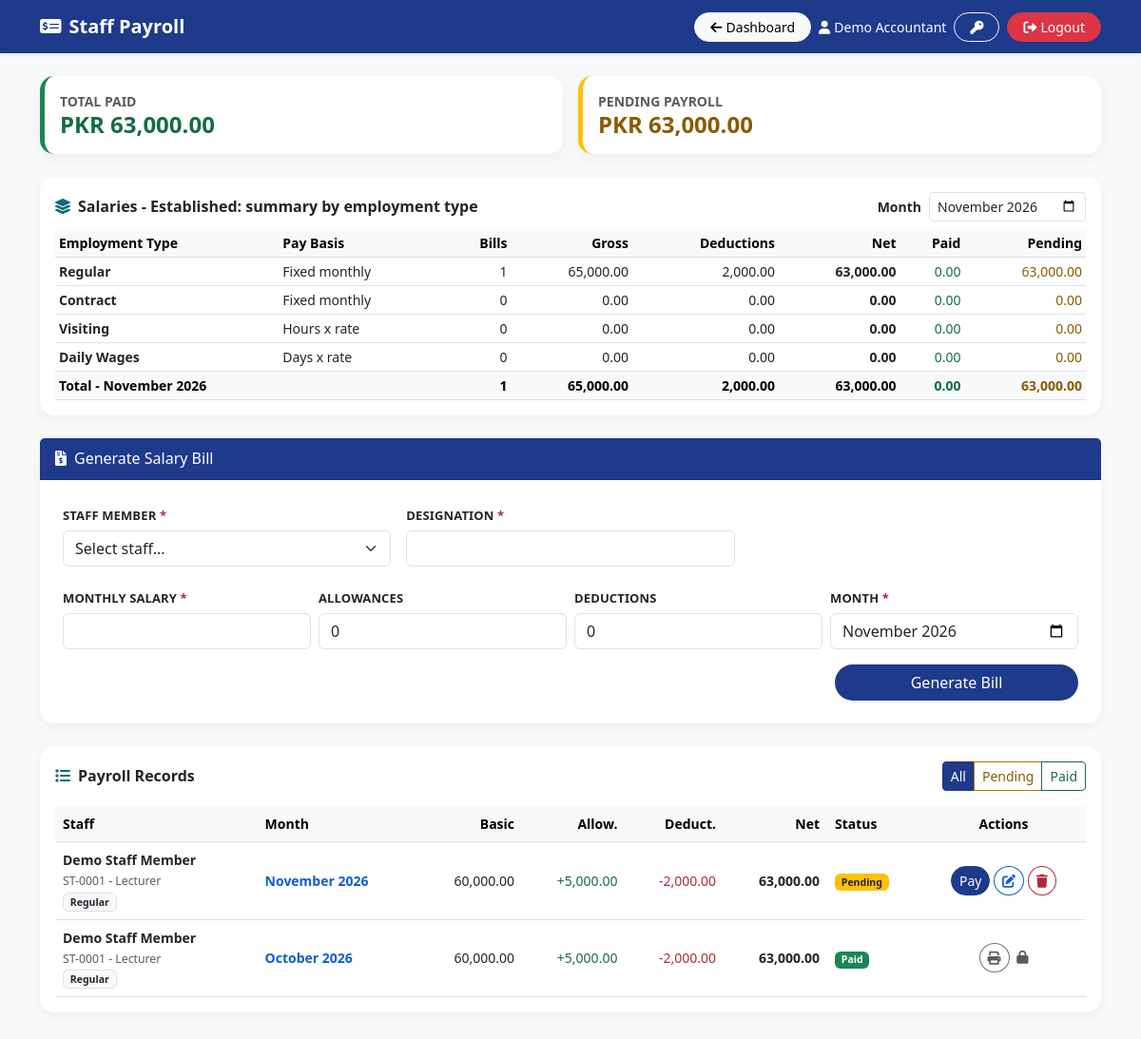
The page /admin/accountant_portal/manage_salaries.php (signed in) on the database its author committed.
### tables this page shows
CREATE TABLE `users` (
  `id` INT NOT NULL AUTO_INCREMENT,
  `full_name` VARCHAR(100) NOT NULL,
  `email` VARCHAR(100) NOT NULL,
  `phone` VARCHAR(20) DEFAULT NULL,
  `employee_id` VARCHAR(50) DEFAULT NULL,
  `password` VARCHAR(255) NOT NULL,
  `role` ENUM('Admin','Accountant','Student','Staff') NOT NULL,
  `status` ENUM('Active','Inactive') NOT NULL DEFAULT 'Active',
  `can_manage_fees` TINYINT(1) NOT NULL DEFAULT 0,
  `can_manage_salaries` TINYINT(1) NOT NULL DEFAULT 0,
  `can_manage_expenses` TINYINT(1) NOT NULL DEFAULT 0,
  `can_manage_accounts` TINYINT(1) NOT NULL DEFAULT 0,
  `must_change_password` TINYINT(1) NOT NULL DEFAULT 0,
  `failed_logins` INT NOT NULL DEFAULT 0,
  `locked_until` DATETIME DEFAULT NULL,
  `lock_reason` VARCHAR(30) DEFAULT NULL,
  `reset_otp` VARCHAR(255) DEFAULT NULL,
  `otp_expiry` DATETIME DEFAULT NULL,
  `otp_attempts` INT NOT NULL DEFAULT 0,
  `accepted_policy_at` DATETIME DEFAULT NULL,
  `created_at` TIMESTAMP NULL DEFAULT CURRENT_TIMESTAMP,
  PRIMARY KEY (`id`),
  UNIQUE KEY `uq_users_email` (`email`),
  KEY `idx_users_role` (`role`)
);

CREATE TABLE `staff_salaries` (
  `id` INT NOT NULL AUTO_INCREMENT,
  `staff_id` INT NOT NULL,
  `month_year` CHAR(7) NOT NULL,
  `designation` VARCHAR(100) NOT NULL,
  `employment_type` ENUM('Regular','Contract','Visiting','Daily Wages') NOT NULL DEFAULT 'Regular',
  `pay_basis` ENUM('Monthly','Hourly','Daily')
      GENERATED ALWAYS AS (CASE `employment_type` WHEN 'Visiting' THEN 'Hourly' WHEN 'Daily Wages' THEN 'Daily' ELSE 'Monthly' END) STORED,
  `units` DECIMAL(7,2) DEFAULT NULL,
  `rate` DECIMAL(10,2) DEFAULT NULL,
  `base_salary` DECIMAL(10,2) NOT NULL DEFAULT 0.00,
  `allowances` DECIMAL(10,2) NOT NULL DEFAULT 0.00,
  `deductions` DECIMAL(10,2) NOT NULL DEFAULT 0.00,
  `net_salary` DECIMAL(10,2) GENERATED ALWAYS AS (`base_salary` + `allowances` - `deductions`) STORED,
  `status` ENUM('Paid','Pending') NOT NULL DEFAULT 'Pending',
  `paid_date` DATE DEFAULT NULL,
  `created_by` INT DEFAULT NULL,
  `created_at` TIMESTAMP NULL DEFAULT CURRENT_TIMESTAMP,
  PRIMARY KEY (`id`),
  UNIQUE KEY `uq_salary_staff_month` (`staff_id`, `month_year`),
  KEY `idx_salary_type_month` (`employment_type`, `month_year`),
  KEY `fk_salary_created_by` (`created_by`),
  CONSTRAINT `fk_salary_staff` FOREIGN KEY (`staff_id`) REFERENCES `staff` (`id`) ON DELETE RESTRICT,
  CONSTRAINT `fk_salary_created_by` FOREIGN KEY (`created_by`) REFERENCES `users` (`id`) ON DELETE SET NULL,
  CONSTRAINT `chk_salary_amounts` CHECK (`base_salary` >= 0 AND `allowances` >= 0 AND `deductions` >= 0 AND `deductions` <= `base_salary` + `allowances`),
  CONSTRAINT `chk_salary_units` CHECK (
    (`employment_type` IN ('Regular','Contract') AND `units` IS NULL AND `rate` IS NULL)
    OR (`employment_type` IN ('Visiting','Daily Wages') AND `units` IS NOT NULL AND `rate` IS NOT NULL
        AND `units` > 0 AND `rate` > 0 AND `base_salary` = ROUND(`units` * `rate`, 2)))
);

CREATE TABLE `staff` (
  `id` INT NOT NULL AUTO_INCREMENT,
  `user_id` INT NOT NULL,
  `staff_id_number` VARCHAR(50) NOT NULL,
  `designation` VARCHAR(100) NOT NULL,
  `employment_type` ENUM('Regular','Contract','Visiting','Daily Wages') NOT NULL DEFAULT 'Regular',
  `pay_basis` ENUM('Monthly','Hourly','Daily')
      GENERATED ALWAYS AS (CASE `employment_type` WHEN 'Visiting' THEN 'Hourly' WHEN 'Daily Wages' THEN 'Daily' ELSE 'Monthly' END) STORED,
  `base_salary` DECIMAL(10,2) NOT NULL DEFAULT 0.00,
  `pay_rate` DECIMAL(10,2) NOT NULL DEFAULT 0.00,
  `created_at` TIMESTAMP NULL DEFAULT CURRENT_TIMESTAMP,
  PRIMARY KEY (`id`),
  UNIQUE KEY `uq_staff_user` (`user_id`),
  UNIQUE KEY `uq_staff_number` (`staff_id_number`),
  CONSTRAINT `fk_staff_user` FOREIGN KEY (`user_id`) REFERENCES `users` (`id`) ON DELETE CASCADE,
  CONSTRAINT `chk_staff_salary` CHECK (`base_salary` >= 0),
  CONSTRAINT `chk_staff_pay_rate` CHECK (`pay_rate` >= 0)
);

### admin/accountant_portal/manage_salaries.php (the view, shortened to what the rows shown need)
<?php
$user = require_permission('salaries');
$status_filter = in_array($_GET['status'] ?? '', ['Paid', 'Pending'], true) ? $_GET['status'] : '';
$sql = "SELECT ss.*, st.staff_id_number, u.full_name, v.id AS voucher_id, v.voucher_no
        FROM staff_salaries ss JOIN staff st ON st.id = ss.staff_id JOIN users u ON u.id = st.user_id
        LEFT JOIN vouchers v ON v.source_type = 'salary' AND v.source_id = ss.id AND v.status = 'Posted'";
$salaries = $status_filter ? db_select("$sql WHERE ss.status = ? ORDER BY ss.month_year DESC, ss.id DESC", [$status_filter]) : db_select("$sql ORDER BY ss.month_year DESC, ss.id DESC");
$months = array_column(db_select("SELECT DISTINCT month_year FROM staff_salaries ORDER BY month_year DESC")->fetch_all(MYSQLI_ASSOC), 'month_year');
$sum_month = valid_month($_GET['month'] ?? '') ? $_GET['month'] : ($months[0] ?? date('Y-m'));
$by_type = [];
foreach (array_keys(EMPLOYMENT_TYPES) as $t) {
    $by_type[$t] = ['bills' => 0, 'gross' => 0.0, 'deductions' => 0.0, 'net' => 0.0, 'paid' => 0.0, 'pending' => 0.0];
}
$r = db_select("SELECT employment_type, COUNT(*) bills, SUM(base_salary + allowances) gross, SUM(deductions) deductions, SUM(net_salary) net,
                       SUM(CASE WHEN status = 'Paid' THEN net_salary ELSE 0 END) paid, SUM(CASE WHEN status = 'Pending' THEN net_salary ELSE 0 END) pending
                FROM staff_salaries WHERE month_year = ? GROUP BY employment_type", [$sum_month]);
while ($x = $r->fetch_assoc()) {
    $by_type[$x['employment_type']] = ['bills' => (int)$x['bills'], 'gross' => (float)$x['gross'], 'deductions' => (float)$x['deductions'],
                                       'net' => (float)$x['net'], 'paid' => (float)$x['paid'], 'pending' => (float)$x['pending']];
}
$type_total = ['bills' => 0, 'gross' => 0.0, 'deductions' => 0.0, 'net' => 0.0, 'paid' => 0.0, 'pending' => 0.0];
foreach ($by_type as $row) {
    foreach ($type_total as $k => $v) $type_total[$k] += $row[$k];
}
include __DIR__ . '/../../includes/header.php';
include __DIR__ . '/../../includes/topnav.php';
?>
<div class="container pb-5">
    <div class="card table-card p-3 mb-4">
        <div class="table-responsive">
            <table class="table table-sm align-middle mb-0 small sticky-first">
                <thead class="table-light"><tr><th>Employment Type</th><th>Pay Basis</th><th class="text-end">Bills</th><th class="text-end">Gross</th><th class="text-end">Deductions</th><th class="text-end">Net</th><th class="text-end">Paid</th><th class="text-end">Pending</th></tr></thead>
                <tbody>
                <?php foreach ($by_type as $t => $row): ?>
                    <tr class="<?php echo $row['bills'] ? '' : 'text-muted'; ?>">
                        <td class="fw-semibold"><?php echo e($t); ?></td><td><?php echo e(EMPLOYMENT_TYPES[$t] === 'Monthly' ? 'Fixed monthly' : (EMPLOYMENT_TYPES[$t] === 'Hourly' ? 'Hours x rate' : 'Days x rate')); ?></td>
                        <td class="text-end"><?php echo $row['bills']; ?></td><td class="text-end"><?php echo money($row['gross']); ?></td><td class="text-end"><?php echo money($row['deductions']); ?></td>
                        <td class="text-end fw-bold"><?php echo money($row['net']); ?></td><td class="text-end text-success"><?php echo money($row['paid']); ?></td><td class="text-end text-warning"><?php echo money($row['pending']); ?></td>
                    </tr>
                <?php endforeach; ?>
                </tbody>
                <tfoot><tr class="table-light fw-bold"><td colspan="2">Total - <?php echo e(month_label($sum_month)); ?></td><td class="text-end"><?php echo $type_total['bills']; ?></td><td class="text-end"><?php echo money($type_total['gross']); ?></td>
                    <td class="text-end"><?php echo money($type_total['deductions']); ?></td><td class="text-end"><?php echo money($type_total['net']); ?></td><td class="text-end text-success"><?php echo money($type_total['paid']); ?></td><td class="text-end text-warning"><?php echo money($type_total['pending']); ?></td></tr></tfoot>
            </table>
        </div>
    </div>
    <div class="row g-4">
        <div class="col-lg-8 split-list">
            <div class="card table-card p-3">
                <div class="table-responsive">
                    <table class="table table-hover align-middle mb-0 small sticky-first">
                        <thead class="table-light"><tr><th>Staff</th><th>Month</th><th class="text-end">Basic</th><th class="text-end">Allow.</th><th class="text-end">Deduct.</th><th class="text-end">Net</th><th>Status</th><th class="text-center">Actions</th></tr></thead>
                        <tbody>
                        <?php if ($salaries->num_rows > 0): while ($row = $salaries->fetch_assoc()): $rid = (int)$row['id']; $pending = $row['status'] === 'Pending'; ?>
                            <tr>
                                <td><div class="fw-bold text-capitalize"><?php echo e($row['full_name']); ?></div><small class="text-muted"><?php echo e($row['staff_id_number'] . ' - ' . $row['designation']); ?></small>
                                    <br><span class="badge bg-light text-dark border"><?php echo e($row['employment_type']); ?></span></td>
                                <td class="text-primary fw-bold text-nowrap"><?php echo e(month_label($row['month_year'])); ?></td>
                                <td class="text-end"><?php echo money($row['base_salary']); ?></td>
                                <td class="text-end <?php echo $row['allowances'] > 0 ? 'text-success' : 'text-muted'; ?>"><?php echo $row['allowances'] > 0 ? '+' : ''; ?><?php echo money($row['allowances']); ?></td>
                                <td class="text-end <?php echo $row['deductions'] > 0 ? 'text-danger' : 'text-muted'; ?>"><?php echo $row['deductions'] > 0 ? '-' : ''; ?><?php echo money($row['deductions']); ?></td>
                                <td class="text-end fw-bold"><?php echo money($row['net_salary']); ?></td>
                                <td><span class="badge <?php echo $pending ? 'bg-warning text-dark' : 'bg-success'; ?>"><?php echo e($row['status']); ?></span>
                                    </td>
                                <td class="text-center text-nowrap">
                                    <?php if ($pending): ?>
                                        <button type="button" class="btn btn-sm btn-primary rounded-pill px-2" data-confirm-post data-kind="success" data-title="Pay salary?" data-confirm="Pay salary"
                                                data-text="<?php echo e('Pay PKR ' . money($row['net_salary']) . ' to ' . $row['full_name'] . ' for ' . month_label($row['month_year']) . '? A payment voucher will be created and the bill will be locked.'); ?>"
                                                data-fields="<?php echo e(json_encode(['pay_id' => $rid])); ?>">Pay</button>
                                        <button type="button" class="btn btn-sm btn-outline-primary rounded-circle" data-bs-toggle="modal" data-bs-target="#editSal<?php echo $rid; ?>" title="Edit"><i class="fas fa-edit"></i></button>
                                        <button type="button" class="btn btn-sm btn-outline-danger rounded-circle" title="Delete" data-confirm-post data-title="Delete salary bill?" data-confirm="Delete"
                                                data-text="<?php echo e('Delete the ' . month_label($row['month_year']) . ' bill of ' . $row['full_name'] . '?'); ?>"
                                                data-fields="<?php echo e(json_encode(['delete_id' => $rid])); ?>"><i class="fas fa-trash"></i></button>
                                    <?php else: ?>
                                        <a href="print_salary_slip.php?id=<?php echo $rid; ?>" target="_blank" class="btn btn-sm btn-outline-secondary rounded-circle" title="Print Slip"><i class="fas fa-print"></i></a>
                                        <span class="text-muted ms-1" title="Paid bills are locked"><i class="fas fa-lock"></i></span>
                                    <?php endif; ?>
                                </td>
                            </tr>
                        <?php endwhile; else: ?>
                            <tr><td colspan="8" class="text-center text-muted py-4">No salary records found.</td></tr>
                        <?php endif; ?>
                        </tbody>
                    </table>
                </div>
            </div>
        </div>
    </div>
</div>
<?php include __DIR__ . '/../../includes/footer.php'; ?>

### includes/topnav.php (shortened to what the rows shown need)
<?php
$nav_user = current_user();
if (($nav_back ?? '') === 'dashboard') {
    $nav_dash = dashboard_link();
    $nav_back = $nav_dash['url'];
    $nav_back_label = $nav_dash['label'];
}
?>
<nav class="navbar navbar-dark shadow-sm mb-4 no-print" style="background:#1e3a8a;">
    <div class="container flex-nowrap gap-2">
        <div class="d-none d-lg-flex align-items-center gap-2 flex-nowrap justify-content-end">
            <?php if (!empty($nav_back)): ?>
                <a href="<?php echo e($nav_back); ?>" class="btn btn-light btn-sm rounded-pill px-3"><i class="fas fa-arrow-left me-1"></i><?php echo e($nav_back_label ?? 'Back'); ?></a>
            <?php endif; ?>
            <?php if ($nav_user): ?>
                <span class="text-white small text-nowrap text-capitalize"><i class="fas fa-user me-1"></i><?php echo e($nav_user['full_name']); ?></span>
                <a href="<?php echo e(url('auth/change_password.php')); ?>" class="btn btn-outline-light btn-sm rounded-pill px-3" title="Change Password" aria-label="Change Password"><i class="fas fa-key"></i></a>
                <a href="<?php echo e(url('auth/logout.php')); ?>" class="btn btn-danger btn-sm rounded-pill px-3" data-confirm-logout><i class="fas fa-sign-out-alt me-1"></i>Logout</a>
            <?php endif; ?>
        </div>
    </div>
</nav>

### rows shown on the page
users: nav_back_label "Dashboard", full_name "Demo Accountant", t "Contract", t "Fixed monthly", must_change_password "0", must_change_password "0.00", t "Visiting", t "Hours x rate", t "Daily Wages", t "Days x rate"
staff_salaries: users.full_name "Demo Staff Member", staff+designation "ST-0001 - Lecturer", employment_type "Regular", month_year "November 2026", base_salary "60,000.00", allowances "5,000.00", deductions "2,000.00", net_salary "63,000.00", status "Pending"
staff_salaries: users.full_name "Demo Staff Member", staff+designation "ST-0001 - Lecturer", employment_type "Regular", month_year "October 2026", base_salary "60,000.00", allowances "5,000.00", deductions "2,000.00", net_salary "63,000.00", status "Paid"

### other values the page prints
$nav_title "Staff Payroll"
money($totals['paid']) "63,000.00"
money($totals['pending']) "63,000.00"
$t "Regular"
$row['bills'] "1"
money($row['gross']) "65,000.00"
money($row['deductions']) "2,000.00"
money($row['net']) "63,000.00"
money($row['paid']) "0.00"
money($row['pending']) "63,000.00"
month_label($sum_month) "November 2026"
$type_total['bills'] "1"
money($type_total['gross']) "65,000.00"
money($type_total['deductions']) "2,000.00"
money($type_total['net']) "63,000.00"
